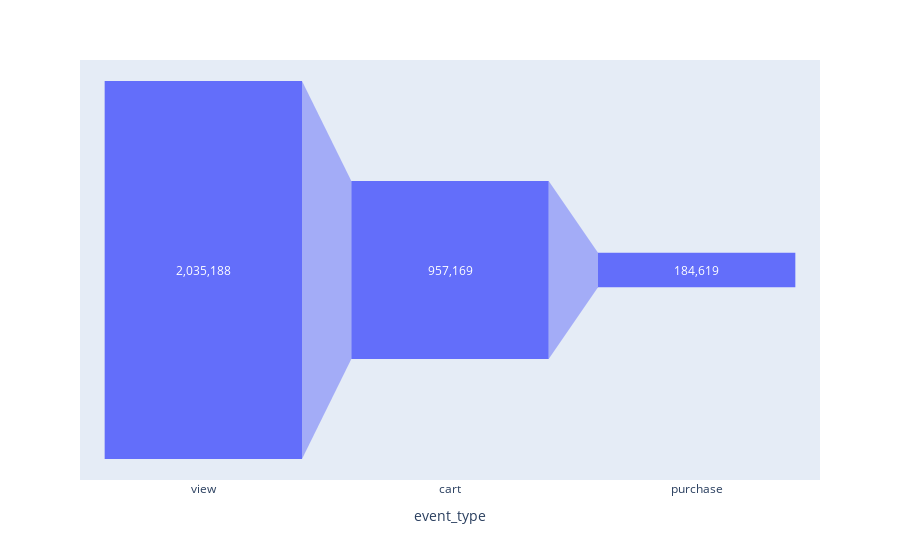

This figure's notebook cell:
### Code cell
fig = px.funnel(data_frame=funnel, x='event_type', y='count')
fig.update_traces(texttemplate="%{value:,.0f}")
fig.show()

### Figure 1 — Plotly figure (JSON) as saved in the notebook; plotly's stock layout.template omitted (floating-point values rounded to 4 significant figures)
{"data": [{"hovertemplate": "event_type=%{x}<br>count=%{y}<extra></extra>", "legendgroup": "", "marker": {"color": "#636efa"}, "name": "", "orientation": "v", "showlegend": false, "texttemplate": "%{value:,.0f}", "type": "funnel", "x": ["view", "cart", "purchase"], "xaxis": "x", "y": [2035188, 957169, 184619], "yaxis": "y"}], "layout": {"legend": {"tracegroupgap": 0}, "margin": {"t": 60}, "xaxis": {"anchor": "y", "domain": [0, 1], "title": {"text": "event_type"}}, "yaxis": {"anchor": "x", "domain": [0, 1], "title": {"text": "count"}}}}
